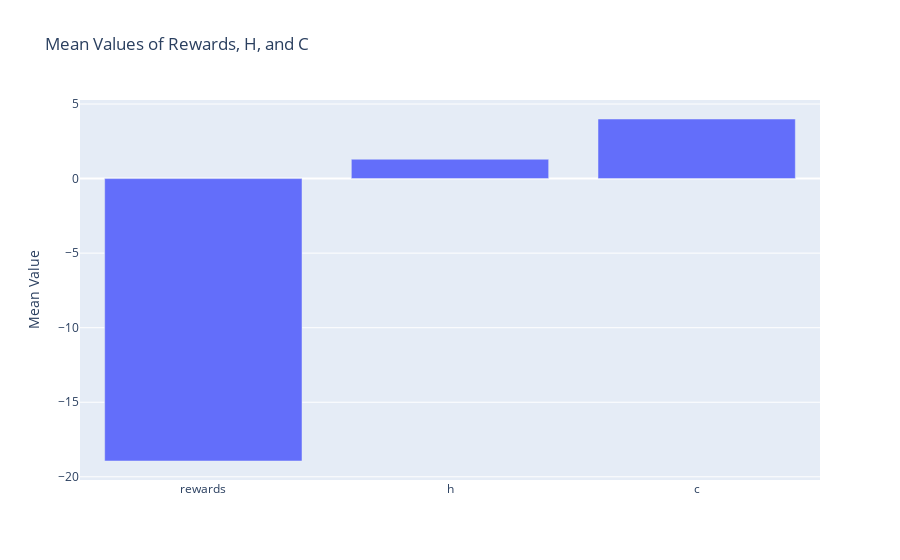
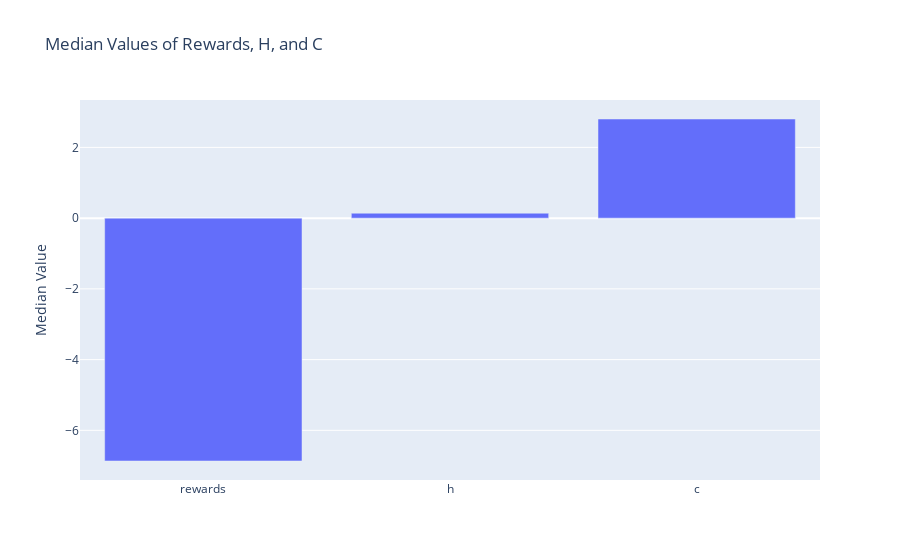

Source (notebook cell) for these figures, in order:
### Code cell
import plotly.graph_objects as go

# Calculate means
means = df[['rewards', 'h', 'c']].mean()

# Plot
fig = go.Figure(data=[go.Bar(x=means.index, y=means.values)])
fig.update_layout(title="Mean Values of Rewards, H, and C", yaxis_title="Mean Value")
fig.show()

# Calculate medians
medians = df[['rewards', 'h', 'c']].median()

# Plot
fig = go.Figure(data=[go.Bar(x=medians.index, y=medians.values)])
fig.update_layout(title="Median Values of Rewards, H, and C", yaxis_title="Median Value")
fig.show()

### Figure 1 — Plotly figure (JSON) as saved in the notebook; plotly's stock layout.template omitted (floating-point values rounded to 4 significant figures)
{"data": [{"type": "bar", "x": ["rewards", "h", "c"], "y": [-18.94, 1.297, 3.995]}], "layout": {"title": {"text": "Mean Values of Rewards, H, and C"}, "yaxis": {"title": {"text": "Mean Value"}}}}

### Figure 2 — Plotly figure (JSON) as saved in the notebook; plotly's stock layout.template omitted (floating-point values rounded to 4 significant figures)
{"data": [{"type": "bar", "x": ["rewards", "h", "c"], "y": [-6.867, 0.1392, 2.803]}], "layout": {"title": {"text": "Median Values of Rewards, H, and C"}, "yaxis": {"title": {"text": "Median Value"}}}}
